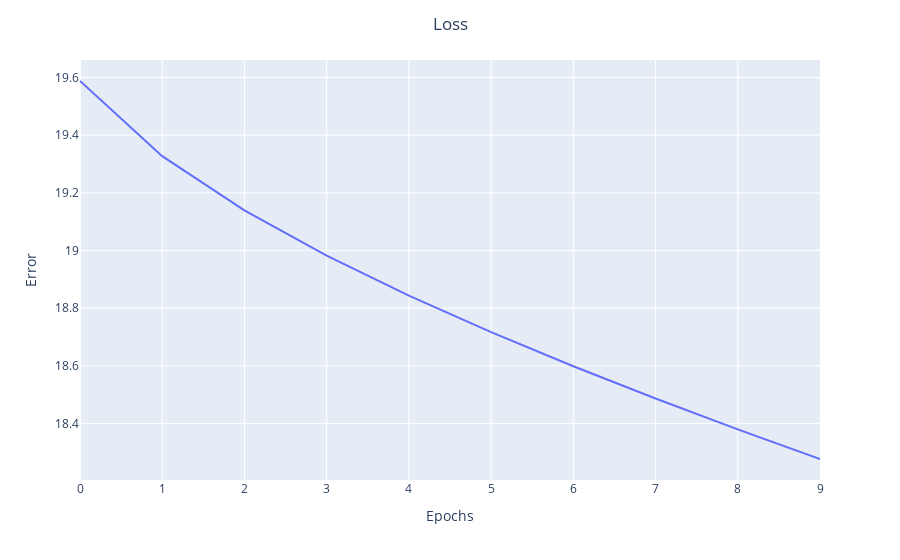

Here is the notebook cell this chart was saved with:
### Code cell
plot_loss(epochs_from_model, rmse)

### Figure 1 — Plotly figure (JSON) as saved in the notebook; plotly's stock layout.template omitted (floating-point values rounded to 4 significant figures)
{"data": [{"hovertemplate": "Epochs=%{x}<br>Error=%{y}<extra></extra>", "legendgroup": "", "line": {"color": "#636efa", "dash": "solid"}, "marker": {"symbol": "circle"}, "mode": "lines", "name": "", "orientation": "v", "showlegend": false, "type": "scatter", "x": [0, 1, 2, 3, 4, 5, 6, 7, 8, 9], "xaxis": "x", "y": [19.59, 19.33, 19.14, 18.98, 18.84, 18.72, 18.6, 18.49, 18.38, 18.28], "yaxis": "y"}], "layout": {"legend": {"tracegroupgap": 0}, "margin": {"t": 60}, "title": {"text": "Loss", "x": 0.5}, "xaxis": {"anchor": "y", "domain": [0, 1], "title": {"text": "Epochs"}}, "yaxis": {"anchor": "x", "domain": [0, 1], "title": {"text": "Error"}}}}
